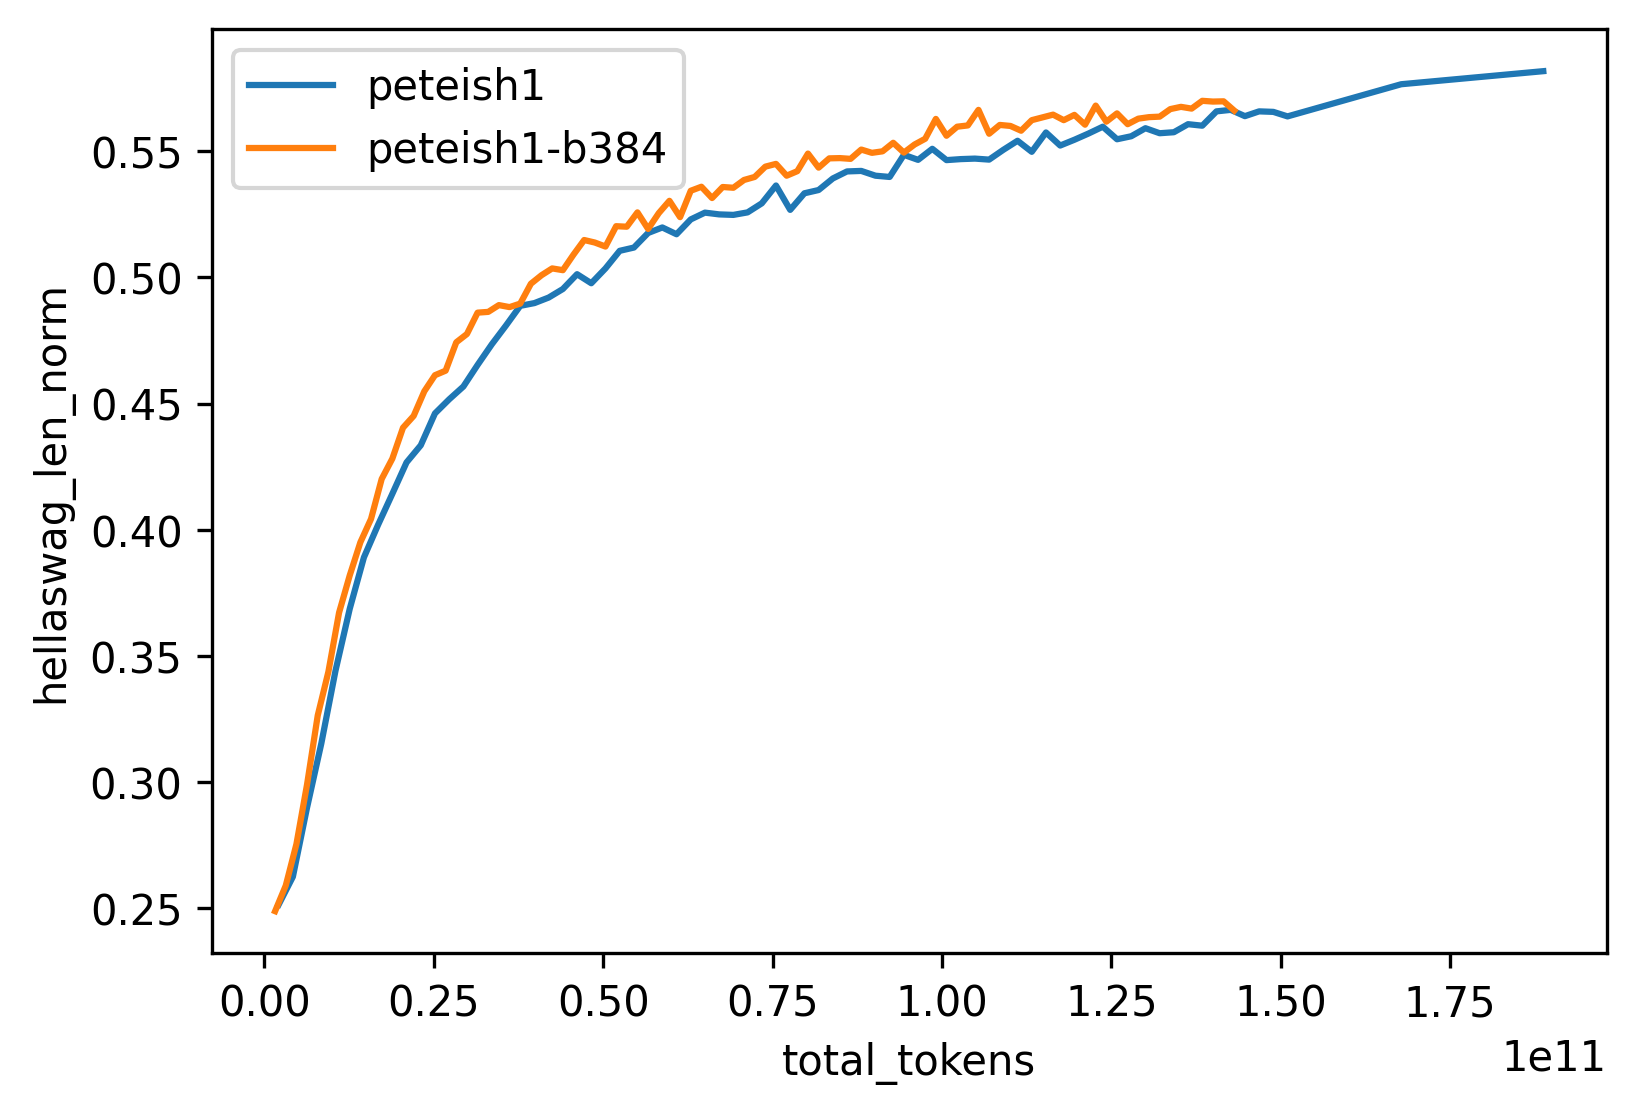

Write the Python code that produced this figure.
import csv
import matplotlib.pyplot as plt

with open('peteish1/peteish1.csv') as f:
    reader = csv.DictReader(f)
    data1 = list(reader)
    data1 = [x for x in data1 if float(x['throughput/total_tokens']) <= 2e11]
with open('peteish1/peteish1-b384.csv') as f:
    reader = csv.DictReader(f)
    data2 = list(reader)
    data2 = [x for x in data2 if float(x['throughput/total_tokens']) <= 2e11]

fig = plt.figure(figsize=(6, 4))
plt.plot([float(x['throughput/total_tokens']) for x in data1], [float(x['eval/downstream/hellaswag_len_norm']) for x in data1], label='peteish1')
plt.plot([float(x['throughput/total_tokens']) for x in data2], [float(x['eval/downstream/hellaswag_len_norm']) for x in data2], label='peteish1-b384')
# save plot
plt.xlabel('total_tokens')
plt.ylabel('hellaswag_len_norm')
plt.legend()
plt.savefig('peteish1/peteish1-b384.png', dpi=300, bbox_inches='tight')
